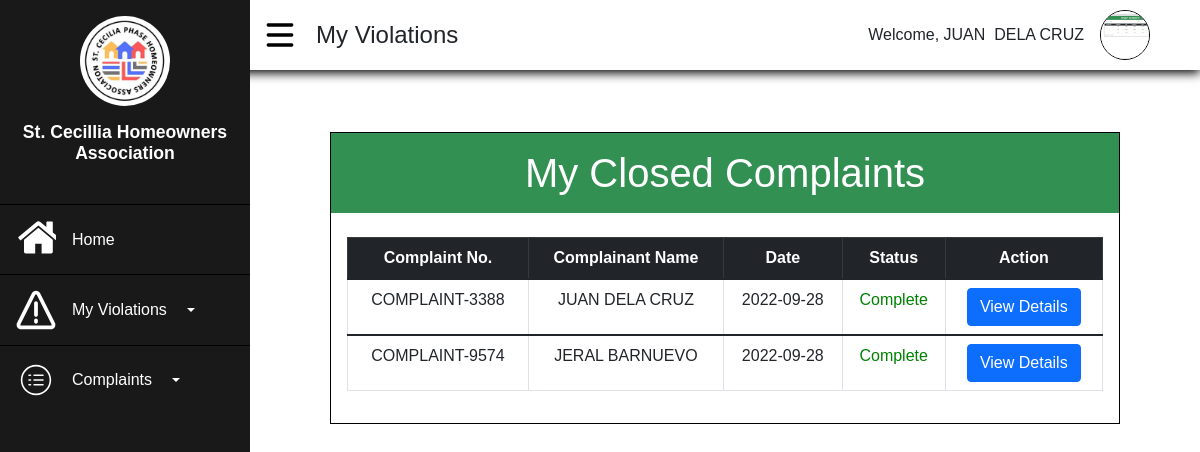
The app's page /Homeowners/closedcomplaint.php (signed in) with its own data.
### tables this page shows
CREATE TABLE `homeowners` (
  `Homeowners_ID` int(11) NOT NULL,
  `Account_Number` varchar(255) NOT NULL,
  `First_Name` varchar(255) NOT NULL,
  `Last_Name` varchar(255) NOT NULL,
  `Gender` varchar(255) NOT NULL,
  `Age` int(255) NOT NULL,
  `ContactNo` varchar(255) NOT NULL,
  `Address` varchar(255) NOT NULL,
  `Birthdate` date NOT NULL,
  `Email` varchar(255) NOT NULL,
  `Image` varchar(255) NOT NULL,
  `Password` varchar(255) NOT NULL,
  `Confirm_Password` varchar(255) NOT NULL,
  `VerificationCode` varchar(255) NOT NULL,
  `verified` int(10) NOT NULL DEFAULT 0,
  `date_registered` datetime NOT NULL DEFAULT current_timestamp() ON UPDATE current_timestamp()
);

CREATE TABLE `complaint` (
  `Complaint_ID` int(11) NOT NULL,
  `homeownersID` int(11) DEFAULT NULL,
  `adminID` int(11) DEFAULT NULL,
  `Complaint_No` varchar(255) NOT NULL,
  `Complainant_Name` varchar(255) NOT NULL,
  `Complaint_Details` text NOT NULL,
  `Address` varchar(255) NOT NULL,
  `ContactNo` varchar(255) NOT NULL,
  `Attachment` varchar(255) NOT NULL,
  `Date` date NOT NULL DEFAULT current_timestamp(),
  `Status` varchar(255) NOT NULL,
  `Remarks` text NOT NULL,
  `forward_status` text NOT NULL
);

### Homeowners/closedcomplaint.php (the view, shortened to what this page needs)
<?php
    require('../connection.php');
?>
<!DOCTYPE html>
<html lang="en">
<head>
    <link rel="stylesheet" href="https://use.fontawesome.com/releases/v5.15.4/css/all.css">
    <link rel="stylesheet" href="all.css">
    <link href="https://cdn.jsdelivr.net/npm/bootstrap@5.1.3/dist/css/bootstrap.min.css" rel="stylesheet">
    <link rel="stylesheet" href="homeowners-dash.css">
    <link rel="stylesheet" type="text/css" href="https://cdnjs.cloudflare.com/ajax/libs/twitter-bootstrap/5.1.3/css/bootstrap.min.css"/>
    <link rel="stylesheet" type="text/css" href="https://cdn.datatables.net/v/bs5/jszip-2.5.0/dt-1.12.1/b-2.2.3/b-colvis-2.2.3/b-html5-2.2.3/b-print-2.2.3/datatables.min.css"/>
</head>
<body>
<?php
    if(!empty($_SESSION['Homeowners_ID'])){
        $HomeownersID=$_SESSION['Homeowners_ID'];
        $result=mysqli_query($conn, "SELECT*FROM homeowners WHERE Homeowners_ID='$HomeownersID'");
        $row=mysqli_fetch_assoc($result);
    }
?>
    <div class="main">
    <div class="side">
        <div class="logo">
            <img src="../Assets/logo.jpg" alt="" width="90px">
            <h2>St. Cecillia Homeowners Association</h2>
        </div>
        <div class="button">
            <ul class="side-button">
                <a href="Homeowners-dash.php"><button class="buttn">
                    <p>Home</p>
                </button></a>
                <button class="buttn buttn-primary dropdown-toggle" data-bs-toggle="dropdown">
                    <p>My Violations</p>
                </button>
                <button type="button" class="buttn buttn-primary dropdown-toggle" data-bs-toggle="dropdown">
                    <p>Complaints</p>
                </button>
            </ul>
        </div>
    </div>
    <div class="top">
        <div class="burger">
            <div class="hamburger"><svg class="ham" xmlns="http://www.w3.org/2000/svg" viewBox="0 0 24 24"><path d="M5 7h14c.6 0 1-.4 1-1s-.4-1-1-1H5c-.6 0-1 .4-1 1s.4 1 1 1zm0 6h14c.6 0 1-.4 1-1s-.4-1-1-1H5c-.6 0-1 .4-1 1s.4 1 1 1zm0 6h14c.6 0 1-.4 1-1s-.4-1-1-1H5c-.6 0-1 .4-1 1s.4 1 1 1z"/></svg></div>
            <p>My Violations</p>
        </div>
        <div class="profile">
        <div class="welcome"><p>Welcome, <?php echo $row['First_Name'], "&nbsp;&nbsp;",$row['Last_Name']; ?></p></div>
        <div class="image" onclick="Dropmenu();">
                <img src="../Register/imgs/<?php echo $row['Image']; ?>" alt="" width="50px">
            </div>
        </div>
    </div>
    <div class="body content">
    <div class="container11">
        <div class="table-violations">
        <h1>My Closed Complaints</h1>
        <div class="table-1">
        <table class="table table-bordered table-hover" id="mytable" >
            <thead class="table-dark">
                <th class="text-center">Complaint No.</th>
                <th class="text-center">Complainant Name</th>
                <th class="text-center">Date</th>
                <th class="text-center">Status</th>
                <th class="text-center">Action</th>
                </thead>
           <tbody>
           <?php
        if(!empty($_SESSION['Homeowners_ID'])){
        $homeownersID=$_SESSION['Homeowners_ID'];
        $query=mysqli_query($conn,"SELECT complaint.Complaint_ID, complaint.homeownersID, complaint.Complaint_No, complaint.Complainant_Name, complaint.Complaint_Details,complaint.Address,
        complaint.ContactNo, complaint.Address, complaint.Date, complaint.Status, homeowners.First_Name,homeowners.Last_Name FROM complaint INNER JOIN homeowners
        ON complaint.homeownersID=homeowners.Homeowners_ID WHERE complaint.homeownersID=$homeownersID and complaint.Status='Complete'");
        if(mysqli_num_rows($query)>0){
        while($row1=mysqli_fetch_assoc($query)){
        ?>
                    <tr>
                        <td class="text-center"><?php echo $row1['Complaint_No'] ?></td>
                        <td class="text-center"><?php echo $row1['Complainant_Name'] ?></td>
                        <td class="text-center"><?php echo $row1['Date'] ?></td>
                        <td class="text-center" style="color:green;"><?php echo $row1['Status'] ?></td>
                        <td class="text-center "><button class="btn btn-primary" data-bs-toggle="modal" data-bs-target="#viewdetails<?php echo $row1['Complaint_ID']; ?>">View Details</button></td>
                    </tr>
                </tbody>
                <?php
            }
        }
        }
        ?>
        </table>
    </div>
    </div>
    </div>
    </div>
</div>
</body>
</html>

### Homeowners/all.css (style rules this page uses)
* { box-sizing: border-box; margin:0; padding:0; font-family: 'Poppins', sans-serif; }
:root { --side:#191919; --top:#ffffff; --body:#ffffff; --font-text:#000000; --main-color:#59CE8F; --secondary:#319052; --hover:#65C18C; }
html,body { height: 100%; width:100%; padding:0; margin: 0; }
.main { display: grid; grid-template-columns: 250px 1fr; grid-template-rows: 100px 1fr; grid-template-areas: "side head head" "side body body" "side body body"; height: 100vh; width: 100%; }
.side { grid-area:side; display: flex; flex-direction: column; align-items: center; gap:1rem; background:var(--side); padding:0; width:100%; height: 100%; max-width: 250px; z-index: 999; position: fixed; top:0; left:0; }
.side>.logo { display: flex; flex-direction: column; align-items: center; justify-content: center; text-align: center; gap:1rem; padding:1rem; }
.side>.logo>h2 { font-size:1.1rem; font-weight: 600; color: #FFFFFF; }
.side>.logo>img { border-radius:100%; }
svg { fill:#FFFFFF; width: 40px; height: 50px; }
.side-button { padding:0; margin:0; display: flex; flex-direction: column; }
.button { width: 100%; }
.buttn { width: 100%; padding:.6rem; background-color:var(--side); color:#FFFFFF; border-top:1px solid black; border-left:none; border-right:none; border-bottom: none; display:flex; align-items: center; transition: .5s; }
.button>.side-button>a { text-decoration: none; }
.button>.side-button>a>.buttn { display: flex; align-items: center; justify-content: flex-start; gap:1rem; font-size: 1rem; text-align:center; padding-left:1rem; }
.button>.side-button>a>.buttn>p { padding:0; margin:0; }
.buttn { display: flex; align-items: center; padding-left:1rem; gap:1rem; font-size: 1rem; text-align:center; }
.buttn>p { margin:0; padding:0; }
.top { grid-area:head; display: flex; align-items: center; justify-content: space-between; padding: 1rem 1rem; background:var(--top); box-shadow:0 3px 10px black ; position: fixed; top:0; left:0; height:80px; z-index:90; width:100%; height: 70px; padding-left:260px; padding-right:50px; }
.burger { display: flex; flex-direction: row; align-items: center; gap:1rem; }
.ham { fill: #000; }
.top>.profile { display: flex; align-items: center; gap:1rem; }
.top>.burger>p { margin:0; font-size: 1.5rem; }
.top>.profile>.welcome { display: flex; align-items: center; justify-content: center; }
.top>.profile>.welcome>p { margin:0; }
.top>.profile>.image { border: 1px black solid; width: 50px; height: 50px; border-radius: 100%; position: relative; overflow: hidden; cursor:pointer; transition:1s; }
.top>.profile>.image>img { position: absolute; top:0; left:0; width: 100%; height: 100%; object-fit:cover; }
.container11 { width: 100%; display: flex; align-items: flex-start; justify-content: center; }
.container11>.table-violations { border: 1px solid black; max-width:1300px; margin:2rem 5rem; width: 100%; }
.container11>.table-violations>h1 { background-color: var(--secondary); padding:1rem; text-align: center; color:var(--body); }
.container11>.table-violations>.table-1 { padding:1rem; }

### Homeowners/homeowners-dash.css (style rules this page uses)
.content { display: flex; align-items: center; justify-content: flex-start; flex-direction: column; background-color: #ffffff; height:100%; width: 100%; padding-left:250px; padding-top: 100px; overflow: scroll; position:absolute; }

### records on screen
homeowners: First_Name "JUAN", Last_Name "DELA CRUZ", Image (picture)
complaint: Complaint_No "COMPLAINT-3388", Complainant_Name "JUAN DELA CRUZ", Date "2022-09-28", Status "Complete"
complaint: Complaint_No "COMPLAINT-9574", Complainant_Name "JERAL BARNUEVO", Date "2022-09-28", Status "Complete"
